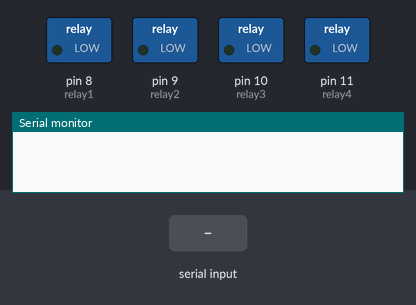
Recording of a sketch running on a simulated Arduino Uno, built with avr-gcc and run on an emulated ATmega328P. On the bench: switched loads named in the sketch (green lamp = pin HIGH), the last lines printed to the serial monitor. The inputs (shaded band) are chosen by the test bench.

Above: at 1.2 s.
1.3 s: "a" received over Serial
At 1.9 s:
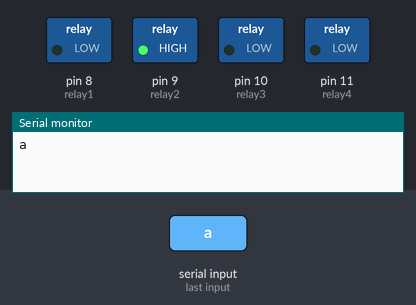
2.8 s: "c" received over Serial
At 3.6 s:
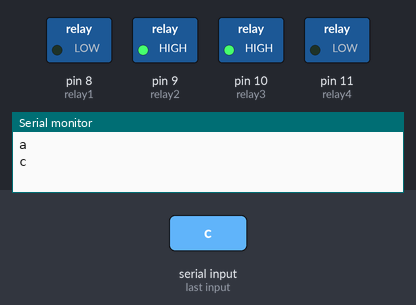
4.3 s: "A" received over Serial
At 4.8 s:
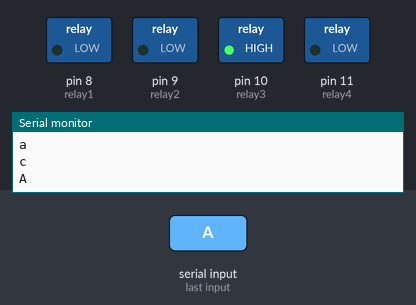
5.8 s: "d" received over Serial
At 7.0 s:
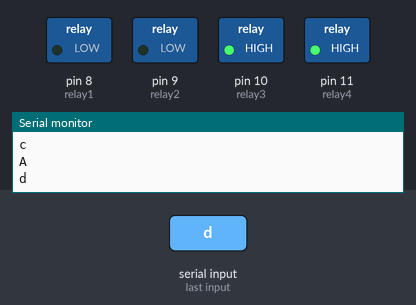
7.3 s: "b" received over Serial
At 8.3 s:
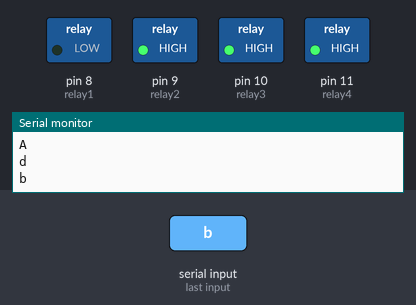
8.8 s: "C" received over Serial
At 9.5 s:
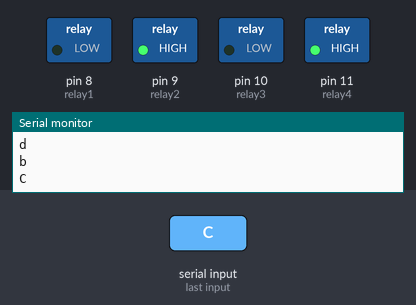
Timing chart, 0 to 11.3 s (numbered marks = the images above; inputs shaded):
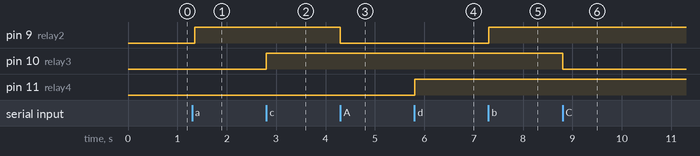

Measured:
- after the input at 1.3 s, pin 9 (relay2): LOW → HIGH after 0.05 s
- after the input at 2.8 s, pin 10 (relay3): LOW → HIGH at once
- after the input at 4.3 s, pin 9 (relay2): HIGH → LOW at once
- after the input at 5.8 s, pin 11 (relay4): LOW → HIGH at once
- after the input at 7.3 s, pin 9 (relay2): LOW → HIGH at once
- after the input at 8.8 s, pin 10 (relay3): HIGH → LOW at once

The sketch:

arduino_program.ino
```cpp
#define relay1 8 //Connect relay1 to pin 8
#define relay2 9 //Connect relay2 to pin 9
#define relay3 10 //Connect relay3 to pin 10
#define relay4 11 //Connect relay4 to pin 11

void setup() {
Serial.begin(9600);
pinMode(relay1, OUTPUT); //Set relay1 as an output
pinMode(relay2, OUTPUT); //Set relay2 as an output
pinMode(relay3, OUTPUT); //Set relay3 as an output
pinMode(relay4, OUTPUT); //Set relay4 as an output

digitalWrite(relay1, LOW); //Switch relay1 off
digitalWrite(relay2, LOW); //Swtich relay2 off
digitalWrite(relay3, LOW); //Switch relay3 off
digitalWrite(relay4, LOW); //Swtich relay4 off


 }
void loop() {
  // put your main code here, to run repeatedly:
 if(Serial.available()>0)
   {
      char data= Serial.read(); // reading the data received from the bluetooth module
      switch(data)
      {
        case 'A': digitalWrite(relay2, LOW);break; // when A is pressed on the app on your smart phone
        case 'a': digitalWrite(relay2, HIGH);break; // when a  is pressed on the app on your smart phone

        case 'B': digitalWrite(relay2, LOW);break; // when B is pressed on the app on your smart phone
        case 'b': digitalWrite(relay2, HIGH);break; // when b  is pressed on the app on your smart phone

        case 'C': digitalWrite(relay3, LOW);break; // when C is pressed on the app on your smart phone
        case 'c': digitalWrite(relay3, HIGH);break; // when c  is pressed on the app on your smart phone

        case 'D': digitalWrite(relay4, LOW);break; // when D is pressed on the app on your smart phone
        case 'd': digitalWrite(relay4, HIGH);break; // when d  is pressed on the app on your smart phone

        default : break;
      }
      Serial.println(data);
   }
   delay(50);
}
```
